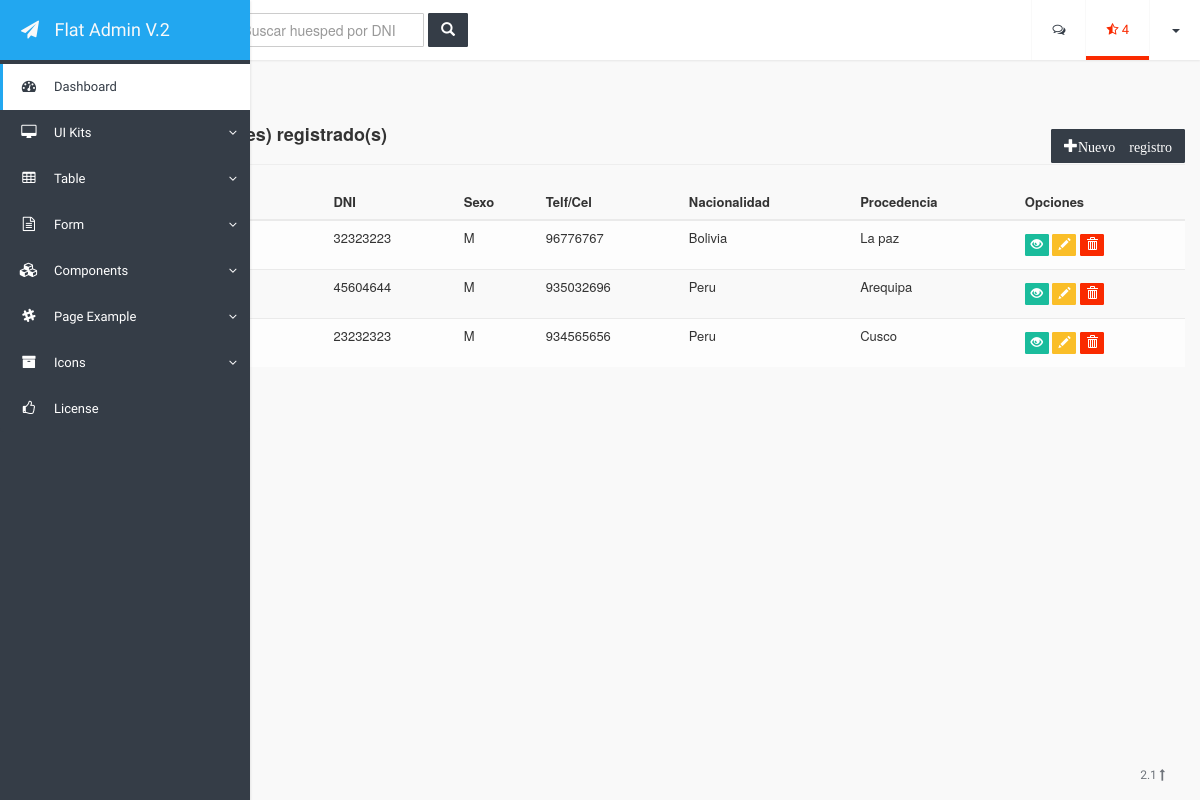
Screenshot of /main/huesped with the database file from the repository.
### apps/perfiles/models.py (models this page shows, shortened)
class Huesped(models.Model):
    SEX = (
        ('M', 'Masculino'),
        ('F', 'Femenino'),
    )
    nombre = models.CharField(max_length=40)
    apellidos = models.CharField(max_length=70)
    dni = models.CharField(max_length=8)
    fecha_nac = models.DateTimeField(verbose_name='Fecha de Nacimiento')
    sexo = models.CharField(choices=SEX, max_length=255, blank=True, verbose_name='Género')
    telefono = models.CharField(max_length=13)
    nacionalidad = models.CharField(max_length=40)
    procedencia = models.CharField(max_length=40)

### apps/perfiles/views.py (the view)
# urls.py: url(r'^huesped/upd/(?P<id>\d+)$','apps.perfiles.views.updHuesped', name='updHuesped'),
def huesped(request):
	lista = Huesped.objects.all()
	numreg=lista.count()
	return render(request,'huesped/huesped.html', {'lista':lista, 'cantidad':numreg})

### templates/huesped/huesped.html (shortened to what this page needs)
{% extends "base.html" %}
{% block contenido %}
<div class="page-header">
	<h4>
		<strong>
			Tienes <span class="label label-warning">{{cantidad}}</span> huesped(es) registrado(s)
		</strong>
		<a href="{% url 'perfiles_app:addHuesped' %}" class="btn btn-primary pull-right">
			<span class="glyphicon glyphicon-plus">Nuevo registro</span>
		</a>
	</h4>
</div>
<div>
	<table class="table table-striped table-condenced table-hover">
		<thead>
			<tr>
				<th>Nombre y apellidos</th>
			    <th>DNI</th>
			    <th>Sexo</th>
			    <th>Telf/Cel</th>
			    <th>Nacionalidad</th>
			    <th>Procedencia</th>
			    <th>Opciones</th>
			</tr>
		</thead>
		<tbody>
		{% for huesped in lista %}
			<tr>
				<td>{{huesped.nombre}} {{huesped.apellidos}}</td>
				<td>{{huesped.dni}}</td>
				<td>{{huesped.sexo}}</td>
				<td>{{huesped.telefono}}</td>
				<td>{{huesped.nacionalidad}}</td>
				<td>{{huesped.procedencia}}</td>
				<td>
					<a href="#" class="btn btn-success btn-xs"> <span class="glyphicon glyphicon-eye-open"></span></a>
					<a href="{% url 'perfiles_app:updHuesped' huesped.pk %}" class="btn btn-warning btn-xs"> <span class="glyphicon glyphicon-pencil"></span></a>
					<a href="{% url 'perfiles_app:delHuesped' huesped.pk %}" class="btn btn-danger btn-xs"> <span class="glyphicon glyphicon-trash"></span></a>
				</td>
			</tr>
		{% endfor %}
		</tbody>
	</table>
</div>
{% endblock contenido %}

### rows the page displays
Huesped: dni "32323223", sexo "M", telefono "96776767", nacionalidad "Bolivia", procedencia "La paz"
Huesped: dni "45604644", sexo "M", telefono "935032696", nacionalidad "Peru", procedencia "Arequipa"
Huesped: dni "23232323", sexo "M", telefono "934565656", nacionalidad "Peru", procedencia "Cusco"
